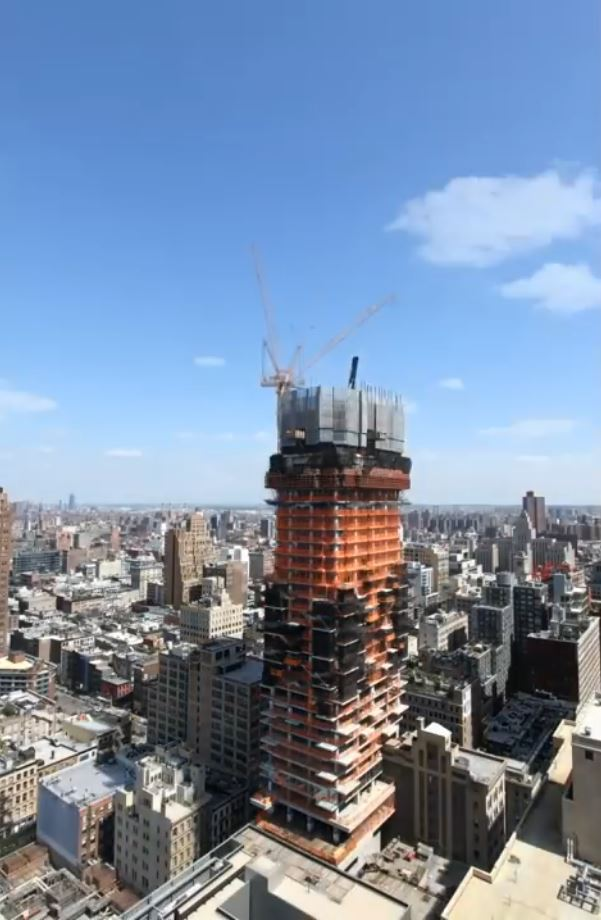
#> input picture src/Domain/_base/predio.JPG, 601 x 920 px, found by its file name
$ python principal.py
#> lines starting #> are read from the running program, lines starting #| are printed output that depends on the picture; after the words box and inside, x2 and y2 are one past the last pixel; in counts of white or black regions, pixels touching at a corner belong together
### src/Domain/lplFirefly.py
"""
@author: LucasLaheras
@link: https://github.com/LucasLaheras/
"""

import random
import math
import numpy as np

def lplFirefly(n, d, gamma, alpha, beta, maxGenerarion, H):
    """
    :param n: number of agents
    :param d: dimension
    :param gamma: absorption coefficient
    :param alpha: step of motion
    :param beta: attractivity factor
    :param maxGenerarion: number of max generation
    :param H: histogram
    """

    t = 0
    alphat = 1.0
    bests = [0]*d
    random.seed(0)  # Reset the random generator

    fireflies = []

    # Generating the initial locations of n fireflies
    for i in range(n):
        threshold = random.sample(range(1, 255), d)
        threshold.sort()
        fireflies.append(threshold)

    # Iterations or pseudo time marching
    r = []
    for i in range(n):
        lin = [0.0]*n
        r.append(lin)

    Z = [0]*n

    while t < maxGenerarion:  # Start itarations
        for i in range(n):
            Z[i] = -psrAvaliacaoShannon(H, fireflies[i])

        indice = np.argsort(Z)
        Z.sort()

        Z = [-x for x in Z]

        # Ranking the fireflies by their light intensity
        rank = [0]*n
        for i in range(n):
            rank[i] = fireflies[indice[i]]

        fireflies = rank

        for i in range(n):
            for j in range(n):
                r[i][j] = dist(fireflies[i], fireflies[j])

        alphat = alpha * alphat  # Reduce randomness as iterations proceed

        # Move all fireflies to the better locations
        for i in range(n):
            for j in range(n):
                if Z[i] < Z[j]:
                    threshold = random.sample(range(1, 255), d)
                    threshold.sort()

                    betat = beta*math.exp(-gamma*((r[i][j])**2))

                    if i != n-1:

                        for k in range(d):
                            fireflies[i][k] = int(((1 - betat)*fireflies[i][k] + betat*fireflies[j][k] +
                                                     alphat*threshold[k])/(1+alphat))
                            # fireflies[i][k] = (1 - betat) * fireflies[i][k] + betat * (fireflies[i][k]) + \
                            #                     threshold[k]
                            # fireflies[i][k] = int(fireflies[i][k] / (1 + alphat))

        bests = fireflies[0]

        t += 1

    bests.sort()

    return bests


def psrAvaliacaoShannon(histograma, elemento):
    elemento.insert(0, 0)
    elemento.append(256)
    n = len(elemento)

    a = elemento[0]+1
    b = elemento[1]

    light = ShannonEntropy(histograma, a, b)

    for i in range(1, n - 1):
        a = elemento[i] + 1
        b = elemento[i + 1]

        ES = ShannonEntropy(histograma, a, b)
        light += ES

    elemento.remove(0)
    elemento.remove(256)

    return light


def ShannonEntropy(histograma, a, b):
    H = histograma[a:b+1]
    s = sum(H)
    if s > 0:
        H = [float(i) / s for i in H]
    L = len(H)
    S = 0

    for i in range(L):
        if H[i] != 0:
            S += H[i] * math.log(H[i])

    S *= -1

    return S


def dist(a, b):
    S = 0
    for k in range(len(a)):
        S += (a[k] - b[k]) ** 2
    S = math.sqrt(S)
    return S

def psrGrayHistogram(im):

    Lin, Col = im.shape
    H = []
    for i in range(256):
        H.append(0)
    for y in range(Lin):
        for x in range(Col):
            H[im[y, x]] = H[im[y, x]] + 1

    # normalization
    soma = sum(H)
    size = len(H)
    for i in range(size):
        H[i] = H[i] / soma

    return H

def lplHisteq(im1):
    H = psrGrayHistogram(im1)

    for i in range(255):
        H[i+1] = H[i+1] + H[i]

    lin, col = im1.shape

    imeq = im1

    for y in range(lin):
        for x in range(col):
            imeq[y, x] = round(H[im1[y, x]]*255)

    return imeq

def comparaIntensidade(valor, vetor):
    ret = valor
    for i in range(0, len(vetor)):
        if i == 0:
            if valor < vetor[i]:
                ret = 0
        else:
            if valor < vetor[i] and valor >= vetor[i - 1]:
                ret = vetor[i - 1]
            elif valor >= vetor[i]:
                ret = vetor[i]
    return ret

### src/Domain/Firefly.py
import numpy as np
import cv2 as cv
import lplFirefly as fire

def segFirefly(n, d, gamma, alpha, beta, maxGenerarion, img):

    # escala de cinza
    img = cv.cvtColor(img, cv.COLOR_BGR2GRAY)
    img_cinza = np.copy(img)
    # Equalização histogramica
    img_equalizada = fire.lplHisteq(img_cinza)
    # Histograma
    H = fire.psrGrayHistogram(img)

    intensidades = fire.lplFirefly(n, d, gamma, alpha, beta, maxGenerarion, H)
    altura, largura = img_cinza.shape

    img_segmentada = np.copy(img_cinza)

    for y in range(altura):
        for x in range(largura):
            valor = fire.comparaIntensidade(img_equalizada[y, x], intensidades)
            img_segmentada[y, x] = valor
            img_segmentada[y, x] = valor
            img_segmentada[y, x] = valor

    return img_segmentada

### src/Domain/Hough.py
import numpy as np
import cv2 as cv
import math

# [25 lines left out: function HoughLinesPadrao, not called in this run]

def HoughLinesProbabilistico(img, cor = (0,255,0), espes_linha = 1, limiares = 50, minLineGap = 50, maxLineGap = 10):

    # Detectar as bordas da imagem usando um detector Canny
    dst = cv.Canny(img, 50, 200, None, 3)

    img_saida = img
    theta = []

    lines = cv.HoughLines(dst, 1, np.pi / 180, limiares, None, 0, 0)
    if lines is not None:
        for i in range(0, len(lines)):
            theta.append(math.degrees(lines[i][0][1]) + 90)

    linesP = cv.HoughLinesP(dst, 1, np.pi / 180, limiares, None, minLineGap, maxLineGap)

    if linesP is not None:
        for i in range(0, len(linesP)):
            l = linesP[i][0]
            # Imagem, Ponto1(x,y), Ponto2(x,y), cor, espessura, Número de bits, tipo de linha
            cv.line(img_saida, (l[0], l[1]), (l[2], l[3]), cor, espes_linha, cv.LINE_AA)

    return [img_saida, theta]

# [36 lines left out: function HoughLinesProbabilistico2, not called in this run]

### src/Domain/principal.py
import cv2
import numpy as np
import Firefly as f
import Hough as ho

###################
#   AVIC - TCC2   #
###################

url_imagem = "_base/predio.jpg"
url_video = "_base/video.mp4"
largura, altura = 500, 500

# 0 - Porcentagem de quando irá cortar de cada lado da iamgem
porcent_vertical = 0.15 # %
porcent_horizontal = 0.2 # %

# 1 - Ler imagem
imagem_original = cv2.imread(url_imagem)
#> imagem_original is the input picture: shape (920, 601, 3); mean B, G, R 167.9, 141.4, 122.3
cv2.imshow("Predio", imagem_original)

# 2 - Corta a imagem para deixar apenas o prédio
vertical = int(imagem_original.shape[0])
#> vertical = 920
horizontal = int(imagem_original.shape[1])
#> horizontal = 601
v = int(vertical*porcent_vertical)
#> v = 138
h = int(horizontal*porcent_horizontal)
#> h = 120
imagem_cortada = imagem_original[v:vertical-v, h:horizontal-h]
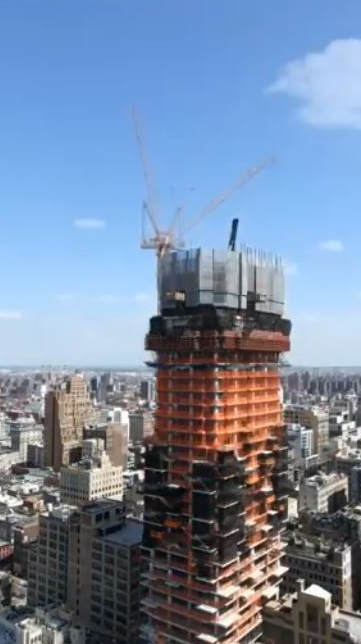
#> imagem_cortada: shape (644, 361, 3); mean B, G, R 161.8, 136.3, 119
cv2.imshow("Fatia da imagem", imagem_original)

# 3 - Redimenciona a imagem
imagem_original_redimen = cv2.resize(imagem_cortada, (largura, altura))
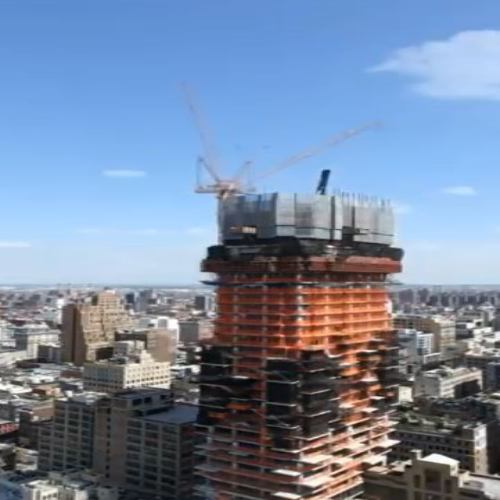
#> imagem_original_redimen: shape (500, 500, 3); mean B, G, R 161.7, 136.3, 118.9
cv2.imshow("Predio 500x500", imagem_original_redimen)

# 4 - Transforma em escala de cinza
imagem_cinza = cv2.cvtColor(imagem_original_redimen, cv2.COLOR_BGR2GRAY)
cv2.imshow("Predio Cinza", imagem_cinza)

# 5 - Equalização histogramica Global
imagem_equalizada = cv2.equalizeHist(imagem_cinza)
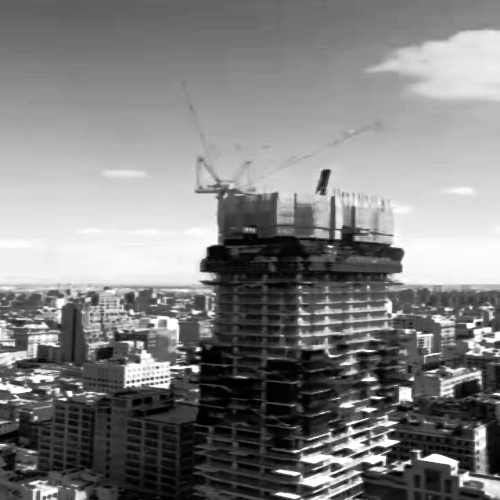
#> imagem_equalizada: shape (500, 500); min 0, max 255, mean 128.3
cv2.imshow("Equalização", imagem_equalizada)

# 6 - Firefly
limiares = 1
vagalumes = 80
geracoes = 100
# img = cv2.cvtColor(imagem_original_redimen, cv2.COLOR_BGR2GRAY)
imagem_segmentada = f.segFirefly(vagalumes, limiares, 1, 0.97, 1, geracoes, imagem_original_redimen)
#> after the loop in psrGrayHistogram, `for y in range(Lin):`: H = 256 values, max 3086 at index 142, min 0 at index 0, mean 976.6
#> in psrGrayHistogram, `soma = sum(H)`: soma = 250000
#> in psrGrayHistogram, `size = len(H)`: size = 256
#> after the loop in psrGrayHistogram, `for i in range(size):`: H = 256 values, max 0.0123 at index 142, min 0 at index 0, mean 0.00391
#> after the loop in lplHisteq, `for i in range(255):`: H = 256 values from 0 to 1
#> in segFirefly, `H = fire.psrGrayHistogram(img)`: H = 256 values, max 0.0123 at index 142, min 0 at index 0, mean 0.00391
#> the loop in lplFirefly, `while t < maxGenerarion:` made 100 passes
#> after the loop in segFirefly, `for y in range(altura):`:
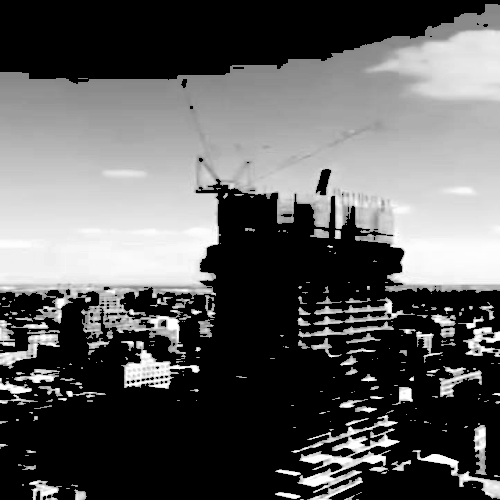
#> img_segmentada: shape (500, 500); min 0, max 255, mean 93.7
cv2.imshow("Segmentação", imagem_segmentada)

# 7 - Morfologia Matemática
kernel = np.ones((5,5),np.uint8)
imagem_morf = cv2.erode(imagem_segmentada,kernel,iterations = 1)  # Erosão binária
imagem_morf = cv2.dilate(imagem_segmentada,kernel,iterations = 1) # Dilatação binária
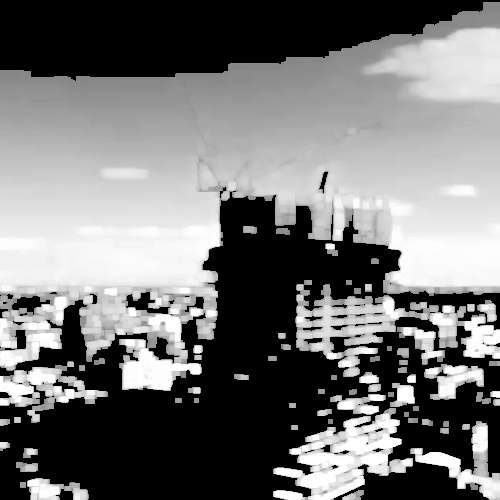
#> imagem_morf: shape (500, 500); min 0, max 255, mean 116.4
cv2.imshow("Morfologia matemática", imagem_morf)

# 8 - Hough
cor = (0, 255, 0)
# img, cor = (0,255,0), espes_linha = 1, limiares = 50, minLineGap = 50, maxLineGap = 10
# implementar validação para ver se a imagem está em escala de cinza
imagem_linhas = ho.HoughLinesProbabilistico(imagem_cinza, cor, 1, 50, 50, 10)
#> in HoughLinesProbabilistico, `dst = cv.Canny(img, 50, 200, None, 3)`:
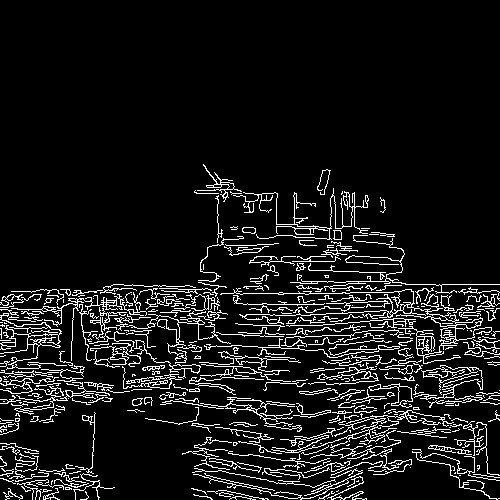
#> dst: shape (500, 500); 9.2% white in thin lines or dots, all inside (x1, y1, x2, y2) = (0, 164, 500, 500)
#> after the loop in HoughLinesProbabilistico, `for i in range(0, len(linesP)):`:
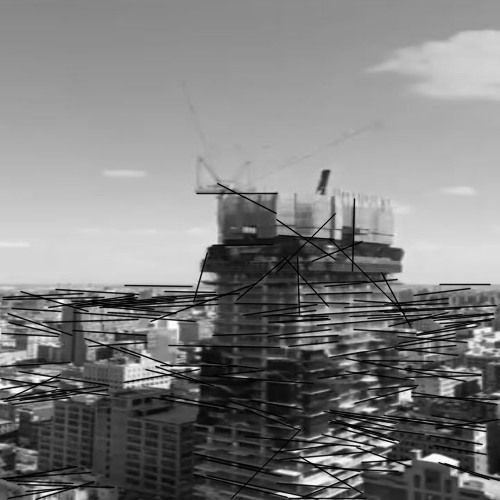
#> img_saida: shape (500, 500); min 0, max 255, mean 127.2
cv2.imshow("Transformada de Hough", imagem_linhas)

# 9 - TODO - Pegar a maior região de interesse

# 10 - TODO - Equalização somente na região de interesse

'''
# [OPCIONAL] TODO - level-set somente na região de interesse
[imagem_level_set,tcost,imgrec]=levelset_ivc2013(imagem_equalizada);
cv2.imshow(imagem_level_set);
'''

cv2.waitKey(0)
